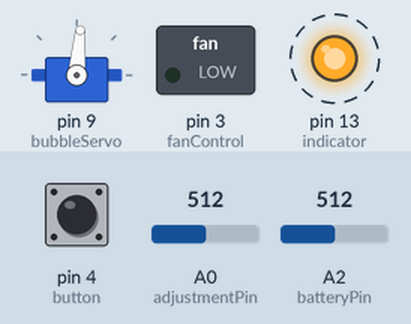
Bench run of a sketch on a simulated Arduino Uno, built with avr-gcc and run on an emulated ATmega328P. Parts: servo, switched loads named in the sketch (green lamp = pin HIGH), output pins drawn as LEDs (lit = HIGH). Dashed ring = blinking. The test bench sets the inputs (shaded band); at power-on: A2 (batteryPin) = 512, pin 4 (button) HIGH, A0 (adjustmentPin) = 512.

Above: at 2.9 s.
3.0 s: A2 (batteryPin) set to 881
6.5 s: A2 (batteryPin) set to 913
At 7.9 s:
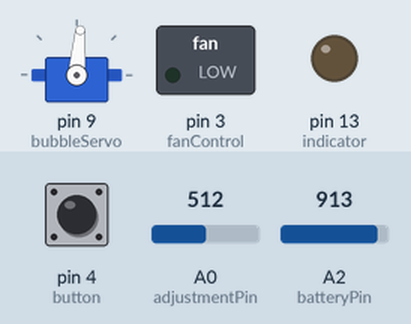
9.2 s: pin 4 (button) pulled LOW for 2.35 s
At 9.68 s:
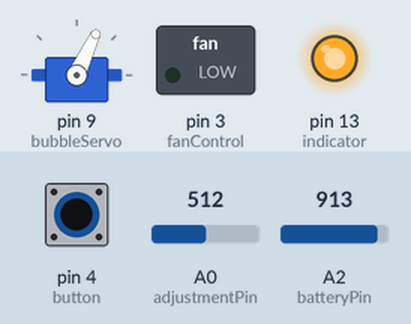
At 12.5 s:
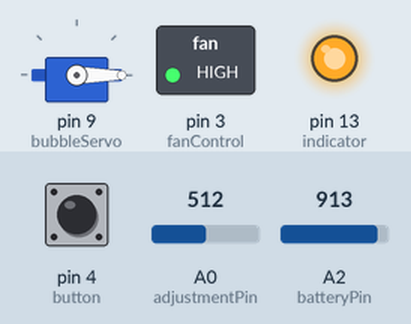
Timing chart, 0 to 23.0 s (numbered marks = the images above; inputs shaded):
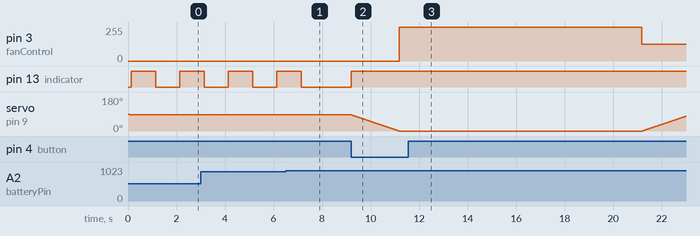

The sketch:

bubbles.ino
```cpp
#include <Servo.h>

Servo bubbleServo;

int fanControl = 3;
int button = 4;
int adjustmentPin = A0;
int batteryPin = A2;
int indicator = LED_BUILTIN; //Pin 13 - connect the indicator LED to this pin!

//Variables
int adjustmentValue = 0;
int servoDownPosition = 90;
int servoUpPosition = 0;
int currentPosition = 90;
int servoDelay = 23; //Approx 2 seconds to bring up or down
int upDelay = 10000;
int downDelay = 1000;
boolean isRunning = false;
unsigned long lastRun = 0;
unsigned long fanTimeout = 30000;

int batteryLevel = 0;
int batteryBlinkDelay = 1000;
boolean batteryLow = false;
int lowBatteryLevel = 900; //6.6V with 6 times dilution and 1.25V external reference

void setup() {

	//Serial.begin(9600);

	bubbleServo.attach(9);
	Serial.println("Moving to 90 at start");
	bubbleServo.write(90);
	moveDown(); //to avoid any jerky movement

	pinMode(fanControl, OUTPUT);
	pinMode(button, INPUT_PULLUP);
	pinMode(indicator, OUTPUT);

	analogReference(EXTERNAL);

}


void loop() {

	if(!batteryLow){

		if( digitalRead(button) == LOW ){

			Serial.println("Button pressed!");

			lastRun = millis();
			digitalWrite(indicator, HIGH);
			moveUp();
			analogWrite(fanControl, 255); //Turn fan full on. Do this after move to save mA.

			Serial.println("Waiting 10 seconds");

			delay(upDelay);
			analogWrite(fanControl, 127);
			moveDown();

			delay(downDelay);
			digitalWrite(indicator, LOW);

		}

		if(millis() - lastRun > fanTimeout){
			analogWrite(fanControl, 0);
		}

		calibrateServo();

	} else{

		Serial.println("Battery level low!");
		digitalWrite(indicator, HIGH);
		delay(batteryBlinkDelay);
		digitalWrite(indicator, LOW);
		delay(batteryBlinkDelay);

	}

	checkBattery();

} //Loop


/*Helper method to calibrate the down position of the spade*/
int newDownPosition = 0;
void calibrateServo(){

	adjustmentValue = analogRead(adjustmentPin);

	Serial.println("Calibration raw: "); Serial.print(adjustmentValue);

	newDownPosition = 90 - adjustmentValue/94; //Lazy map of 1023 to a 10-grade scale

	Serial.println("Position raw: "); Serial.print(newDownPosition);

	//Check if the calibration value has been updated
	if(newDownPosition != servoDownPosition){

		Serial.println("Down level updated");

		servoDownPosition = newDownPosition;

		if(!isRunning){
			moveDown();
		}

	}

}

/*Helper method to move servo to down position*/
void moveDown(){

	Serial.println("Moving down");

	if(currentPosition != servoDownPosition){

		if(currentPosition > servoDownPosition){
			//If calibration is under way, and we want to raise the spade

			for(int pos = currentPosition; pos >= servoDownPosition; pos--){

				bubbleServo.write(pos);
				delay(servoDelay);

			}

		} else if (currentPosition < servoDownPosition){

			//Normally, we simply bring the spade down

			for(int pos = currentPosition; pos <= servoDownPosition; pos++){

				bubbleServo.write(pos);
				delay(servoDelay);

			}

		}

		currentPosition = servoDownPosition;

	}

}

/*Helper method to move servo to up position*/
void moveUp(){

	Serial.println("Moving up");

	if(currentPosition != servoUpPosition){

		if(currentPosition < servoUpPosition){
			//Should strictly never happen. But included for posterity.

			for(int pos = currentPosition; pos <= servoUpPosition; pos++){

				bubbleServo.write(pos);
				delay(servoDelay);

			}

		} else if (currentPosition > servoUpPosition){

			//Normally, we simply bring the spade up

			for(int pos = currentPosition; pos >= servoUpPosition; pos--){

				bubbleServo.write(pos);
				delay(servoDelay);

			}

		}

		currentPosition = servoUpPosition;

	}

}

// int newBatteryLevel = 0;
void checkBattery(){

	batteryLevel = analogRead(batteryPin);
	//Check if battery level is in the threshold
	batteryLow = batteryLevel < lowBatteryLevel && batteryLevel > 100;

	if(batteryLow){
		analogWrite(fanControl, 0);
		moveDown();
	}

}
```

Measured:
- the behaviour switches between 899 and 900 on A2 (batteryPin) (found by bisection; images 0 and 1)
- after the input at 6.5 s, pin 13 (indicator): goes on until 7.1 s, then stays LOW
- after the input at 9.2 s, pin 3 (fanControl): 0/255 → 255/255 after 2.0 s, → 127/255 10.0 s later; pin 13 (indicator): LOW → HIGH at once
- by itself, pin 13 (indicator): alternates HIGH for 1.0 s and LOW for 1.0 s
